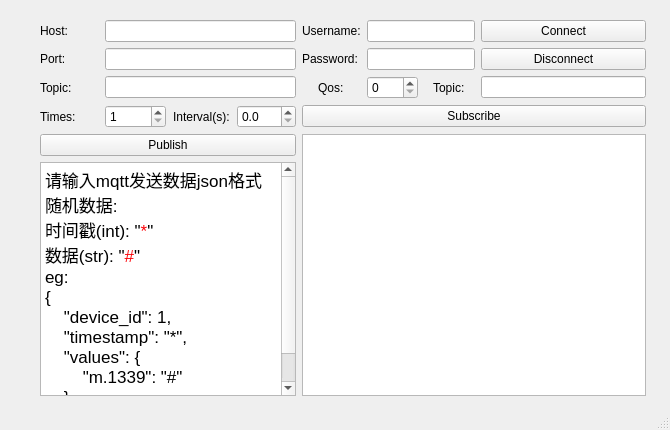
<?xml version="1.0" encoding="UTF-8"?>
<ui version="4.0">
 <class>MQTT</class>
 <widget class="QMainWindow" name="MQTT">
  <property name="geometry">
   <rect>
    <x>0</x>
    <y>0</y>
    <width>670</width>
    <height>430</height>
   </rect>
  </property>
  <property name="sizePolicy">
   <sizepolicy hsizetype="Preferred" vsizetype="Preferred">
    <horstretch>0</horstretch>
    <verstretch>0</verstretch>
   </sizepolicy>
  </property>
  <property name="minimumSize">
   <size>
    <width>670</width>
    <height>430</height>
   </size>
  </property>
  <property name="maximumSize">
   <size>
    <width>670</width>
    <height>430</height>
   </size>
  </property>
  <property name="windowTitle">
   <string>MQTT Client</string>
  </property>
  <widget class="QWidget" name="centralwidget">
   <widget class="QWidget" name="">
    <property name="geometry">
     <rect>
      <x>40</x>
      <y>20</y>
      <width>606</width>
      <height>376</height>
     </rect>
    </property>
    <layout class="QGridLayout" name="gridLayout">
     <item row="3" column="4" colspan="4">
      <widget class="QPushButton" name="subscribeButton">
       <property name="text">
        <string>Subscribe</string>
       </property>
      </widget>
     </item>
     <item row="4" column="4" rowspan="2" colspan="4">
      <widget class="QTextBrowser" name="subMessage"/>
     </item>
     <item row="2" column="7">
      <widget class="QLineEdit" name="sub_topic"/>
     </item>
     <item row="0" column="5" colspan="2">
      <widget class="QLineEdit" name="username"/>
     </item>
     <item row="1" column="5" colspan="2">
      <widget class="QLineEdit" name="password"/>
     </item>
     <item row="3" column="3">
      <widget class="QDoubleSpinBox" name="interval">
       <property name="sizePolicy">
        <sizepolicy hsizetype="Preferred" vsizetype="Ignored">
         <horstretch>0</horstretch>
         <verstretch>0</verstretch>
        </sizepolicy>
       </property>
       <property name="decimals">
        <number>1</number>
       </property>
       <property name="minimum">
        <double>0.000000000000000</double>
       </property>
       <property name="singleStep">
        <double>0.100000000000000</double>
       </property>
      </widget>
     </item>
     <item row="2" column="0">
      <widget class="QLabel" name="label_5">
       <property name="text">
        <string>Topic:</string>
       </property>
      </widget>
     </item>
     <item row="2" column="1" colspan="3">
      <widget class="QLineEdit" name="pub_topic"/>
     </item>
     <item row="0" column="7">
      <widget class="QPushButton" name="connectButton">
       <property name="text">
        <string>Connect</string>
       </property>
      </widget>
     </item>
     <item row="0" column="4">
      <widget class="QLabel" name="label_3">
       <property name="text">
        <string>Username:</string>
       </property>
      </widget>
     </item>
     <item row="0" column="0">
      <widget class="QLabel" name="label">
       <property name="text">
        <string>Host:</string>
       </property>
      </widget>
     </item>
     <item row="0" column="1" colspan="3">
      <widget class="QLineEdit" name="host"/>
     </item>
     <item row="1" column="4">
      <widget class="QLabel" name="label_4">
       <property name="text">
        <string>Password:</string>
       </property>
      </widget>
     </item>
     <item row="1" column="1" colspan="3">
      <widget class="QLineEdit" name="port"/>
     </item>
     <item row="1" column="7">
      <widget class="QPushButton" name="disconnectButton">
       <property name="text">
        <string>Disconnect</string>
       </property>
      </widget>
     </item>
     <item row="1" column="0">
      <widget class="QLabel" name="label_2">
       <property name="text">
        <string>Port:</string>
       </property>
      </widget>
     </item>
     <item row="4" column="0" colspan="4">
      <widget class="QPushButton" name="publishButton">
       <property name="text">
        <string>Publish</string>
       </property>
      </widget>
     </item>
     <item row="3" column="2" alignment="Qt::AlignHCenter">
      <widget class="QLabel" name="label_9">
       <property name="text">
        <string>Interval(s):</string>
       </property>
      </widget>
     </item>
     <item row="3" column="1">
      <widget class="QSpinBox" name="times">
       <property name="sizePolicy">
        <sizepolicy hsizetype="Preferred" vsizetype="Fixed">
         <horstretch>0</horstretch>
         <verstretch>0</verstretch>
        </sizepolicy>
       </property>
       <property name="minimum">
        <number>1</number>
       </property>
       <property name="maximum">
        <number>99999</number>
       </property>
      </widget>
     </item>
     <item row="5" column="0" colspan="4">
      <widget class="QTextEdit" name="pubMessage">
       <property name="html">
        <string>&lt;!DOCTYPE HTML PUBLIC &quot;-//W3C//DTD HTML 4.0//EN&quot; &quot;http://www.w3.org/TR/REC-html40/strict.dtd&quot;&gt;
&lt;html&gt;&lt;head&gt;&lt;meta name=&quot;qrichtext&quot; content=&quot;1&quot; /&gt;&lt;style type=&quot;text/css&quot;&gt;
p, li { white-space: pre-wrap; }
&lt;/style&gt;&lt;/head&gt;&lt;body style=&quot; font-family:'.AppleSystemUIFont'; font-size:13pt; font-weight:400; font-style:normal;&quot;&gt;
&lt;p style=&quot; margin-top:0px; margin-bottom:0px; margin-left:0px; margin-right:0px; -qt-block-indent:0; text-indent:0px;&quot;&gt;请输入mqtt发送数据json格式&lt;/p&gt;
&lt;p style=&quot; margin-top:0px; margin-bottom:0px; margin-left:0px; margin-right:0px; -qt-block-indent:0; text-indent:0px;&quot;&gt;随机数据:&lt;/p&gt;
&lt;p style=&quot; margin-top:0px; margin-bottom:0px; margin-left:0px; margin-right:0px; -qt-block-indent:0; text-indent:0px;&quot;&gt;时间戳(int): &amp;quot;&lt;span style=&quot; color:#fc0107;&quot;&gt;*&lt;/span&gt;&amp;quot;&lt;/p&gt;
&lt;p style=&quot; margin-top:0px; margin-bottom:0px; margin-left:0px; margin-right:0px; -qt-block-indent:0; text-indent:0px;&quot;&gt;数据(str): &amp;quot;&lt;span style=&quot; color:#fc0107;&quot;&gt;#&lt;/span&gt;&amp;quot;&lt;/p&gt;
&lt;p style=&quot; margin-top:0px; margin-bottom:0px; margin-left:0px; margin-right:0px; -qt-block-indent:0; text-indent:0px;&quot;&gt;eg:&lt;/p&gt;
&lt;p style=&quot; margin-top:0px; margin-bottom:0px; margin-left:0px; margin-right:0px; -qt-block-indent:0; text-indent:0px;&quot;&gt;{&lt;/p&gt;
&lt;p style=&quot; margin-top:0px; margin-bottom:0px; margin-left:0px; margin-right:0px; -qt-block-indent:0; text-indent:0px;&quot;&gt;    &amp;quot;device_id&amp;quot;: 1,&lt;/p&gt;
&lt;p style=&quot; margin-top:0px; margin-bottom:0px; margin-left:0px; margin-right:0px; -qt-block-indent:0; text-indent:0px;&quot;&gt;    &amp;quot;timestamp&amp;quot;: &amp;quot;*&amp;quot;,&lt;/p&gt;
&lt;p style=&quot; margin-top:0px; margin-bottom:0px; margin-left:0px; margin-right:0px; -qt-block-indent:0; text-indent:0px;&quot;&gt;    &amp;quot;values&amp;quot;: {&lt;/p&gt;
&lt;p style=&quot; margin-top:0px; margin-bottom:0px; margin-left:0px; margin-right:0px; -qt-block-indent:0; text-indent:0px;&quot;&gt;        &amp;quot;m.1339&amp;quot;: &amp;quot;#&amp;quot;&lt;/p&gt;
&lt;p style=&quot; margin-top:0px; margin-bottom:0px; margin-left:0px; margin-right:0px; -qt-block-indent:0; text-indent:0px;&quot;&gt;    }&lt;/p&gt;
&lt;p style=&quot; margin-top:0px; margin-bottom:0px; margin-left:0px; margin-right:0px; -qt-block-indent:0; text-indent:0px;&quot;&gt;}&lt;/p&gt;&lt;/body&gt;&lt;/html&gt;</string>
       </property>
      </widget>
     </item>
     <item row="3" column="0">
      <widget class="QLabel" name="label_6">
       <property name="text">
        <string>Times:</string>
       </property>
      </widget>
     </item>
     <item row="2" column="6" alignment="Qt::AlignHCenter">
      <widget class="QLabel" name="label_7">
       <property name="text">
        <string>Topic:</string>
       </property>
      </widget>
     </item>
     <item row="2" column="4" alignment="Qt::AlignHCenter">
      <widget class="QLabel" name="label_8">
       <property name="text">
        <string>Qos:</string>
       </property>
      </widget>
     </item>
     <item row="2" column="5">
      <widget class="QSpinBox" name="qos">
       <property name="maximum">
        <number>2</number>
       </property>
      </widget>
     </item>
    </layout>
   </widget>
  </widget>
  <widget class="QStatusBar" name="statusbar"/>
 </widget>
 <resources/>
 <connections/>
</ui>
